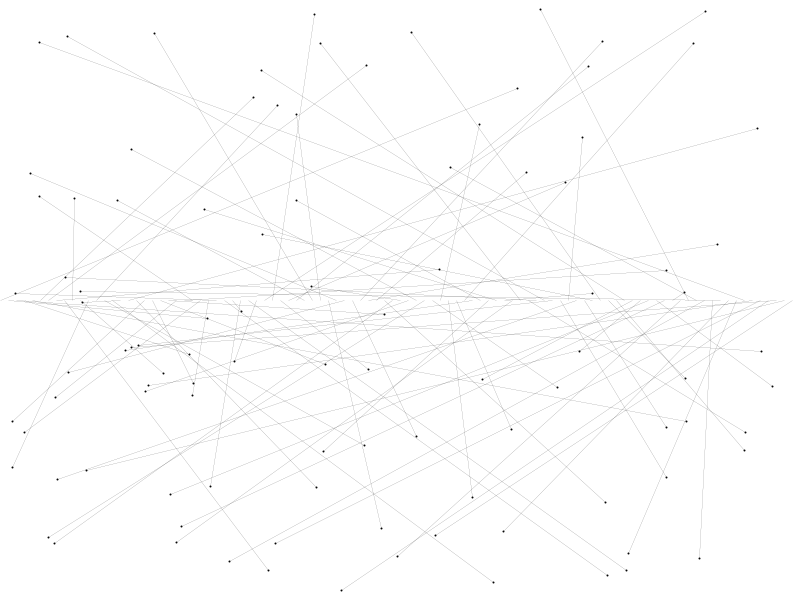
Frame 1 (no input)
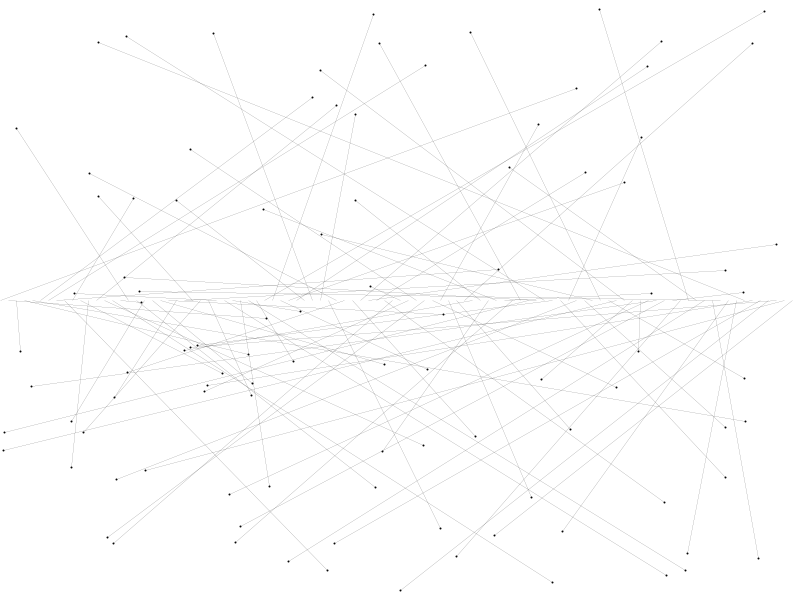
Frame 60 (the mouse pressed at the canvas centre just before this capture)
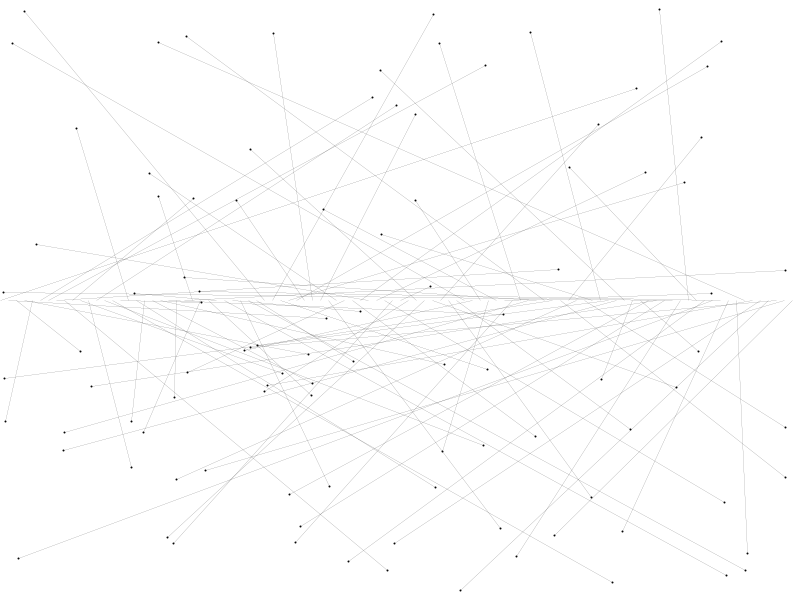
Frame 120 (the mouse held since frame 60 and released just before this capture)

The Processing sketch that drew these frames (run headless with seeded random() and noise(); from frame 60 on, the mouse is pressed at the canvas centre):

// Processing sketch: processing_78356
// ── processing_78356.pde

//Lillie Ferris
//October 2012
//liferris@andrew.cmu.edu

final int MAX = 100;

float [] x;
float [] y;
float random, length, stroke;



void setup (){
  smooth();
  size (800, 600);
  stroke (1);
  background(255);
 
  
  x = new float [MAX];
  initializeFloatArray(x, 0, width);
  y = new float [MAX];
  initializeFloatArray(y, 0,height);
  
}

void draw (){
  background(255);
  drawLines();
  moveLines();
 // growLines();
  
}

void initializeFloatArray(float [] temp, float low, float high){
  for(int i = 0; i < temp.length; i++){
    temp[i] = random(low, high); 
  }
}

void drawLines(){
for(int i = 0; i < x.length; i++){
  stroke(20);
  strokeWeight(.1);
  line(x[i], y[i], i*8 , height/2 );               // , i*5, i*5)
  //line(x[i], y[i], x[i]+100, i);//
  stroke (5);
      strokeWeight(2);
      point (x[i], y[i]);
  }
}

void moveLines(){
  for (int i = 0; i < y.length; i++){
    x[i] += 1;
    if (x[i] > width){
      x[i] = 0;
    }
  }}
  
void growLines(){
  for (int i = 1; i < y.length; i++){
    x[i] =+ y[i];
    if(x[i] > random(height*.1, height*.2)){
    }}}
      
